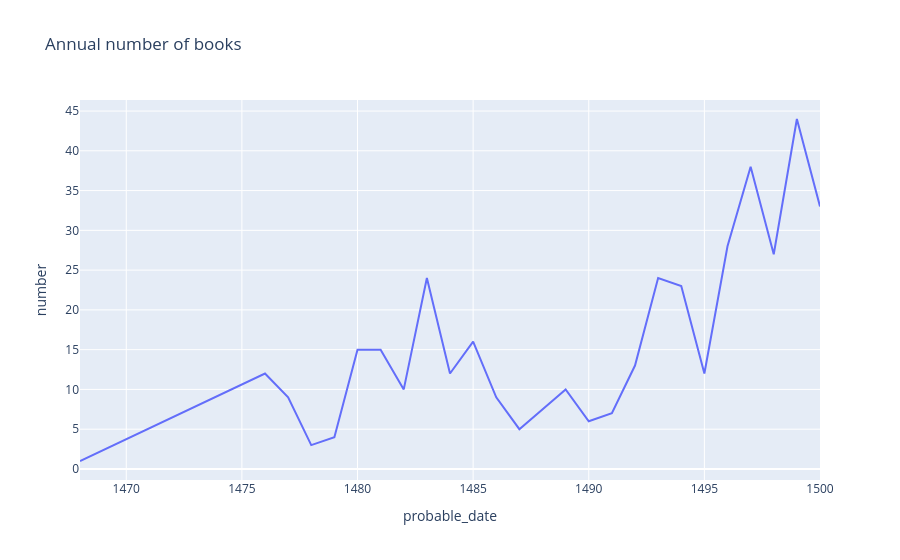

The notebook cell saved with this chart:
### Code cell
import plotly.express as px

fig = px.line(ratio , x="probable_date", y="number", title='Annual number of books')
fig.show()

### Figure 1 — Plotly figure (JSON) as saved in the notebook; plotly's stock layout.template omitted (floating-point values rounded to 4 significant figures)
{"data": [{"hovertemplate": "probable_date=%{x}<br>number=%{y}<extra></extra>", "legendgroup": "", "line": {"color": "#636efa", "dash": "solid"}, "marker": {"symbol": "circle"}, "mode": "lines", "name": "", "orientation": "v", "showlegend": false, "type": "scatter", "x": [1468, 1476, 1477, 1478, 1479, 1480, 1481, 1482, 1483, 1484, 1485, 1486, 1487, 1489, 1490, 1491, 1492, 1493, 1494, 1495, 1496, 1497, 1498, 1499, 1500], "xaxis": "x", "y": [1, 12, 9, 3, 4, 15, 15, 10, 24, 12, 16, 9, 5, 10, 6, 7, 13, 24, 23, 12, 28, 38, 27, 44, 33], "yaxis": "y"}], "layout": {"legend": {"tracegroupgap": 0}, "title": {"text": "Annual number of books"}, "xaxis": {"anchor": "y", "domain": [0, 1], "title": {"text": "probable_date"}}, "yaxis": {"anchor": "x", "domain": [0, 1], "title": {"text": "number"}}}}
